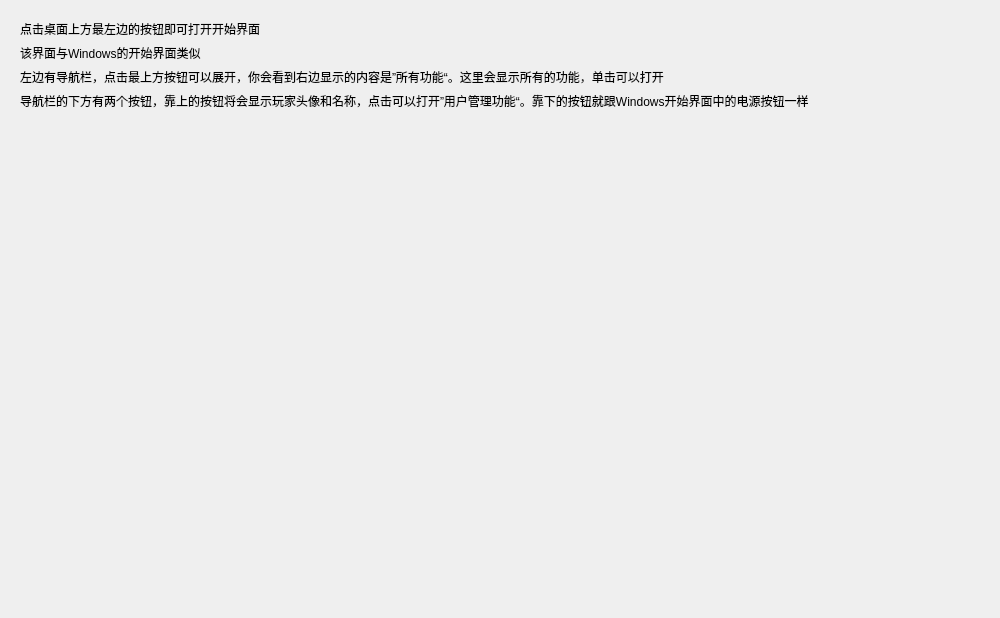
<?xml version="1.0" encoding="UTF-8"?>
<ui version="4.0">
 <class>Start</class>
 <widget class="QWidget" name="Start">
  <property name="geometry">
   <rect>
    <x>0</x>
    <y>0</y>
    <width>1000</width>
    <height>618</height>
   </rect>
  </property>
  <property name="windowTitle">
   <string>开始</string>
  </property>
  <layout class="QGridLayout" name="gridLayout">
   <item row="0" column="0">
    <widget class="ScrollArea" name="ScrollArea">
     <property name="styleSheet">
      <string notr="true">QScrollArea{
	border:none;
}</string>
     </property>
     <property name="widgetResizable">
      <bool>true</bool>
     </property>
     <widget class="QWidget" name="scrollAreaWidgetContents">
      <property name="geometry">
       <rect>
        <x>0</x>
        <y>0</y>
        <width>982</width>
        <height>600</height>
       </rect>
      </property>
      <layout class="QGridLayout" name="gridLayout_2">
       <item row="2" column="0">
        <widget class="BodyLabel" name="BodyLabel_2">
         <property name="text">
          <string>左边有导航栏，点击最上方按钮可以展开，你会看到右边显示的内容是”所有功能“。这里会显示所有的功能，单击可以打开</string>
         </property>
         <property name="wordWrap">
          <bool>true</bool>
         </property>
        </widget>
       </item>
       <item row="4" column="0">
        <spacer name="verticalSpacer">
         <property name="orientation">
          <enum>Qt::Vertical</enum>
         </property>
         <property name="sizeHint" stdset="0">
          <size>
           <width>0</width>
           <height>0</height>
          </size>
         </property>
        </spacer>
       </item>
       <item row="1" column="0">
        <widget class="BodyLabel" name="BodyLabel_3">
         <property name="text">
          <string>该界面与Windows的开始界面类似</string>
         </property>
         <property name="wordWrap">
          <bool>true</bool>
         </property>
        </widget>
       </item>
       <item row="0" column="0">
        <widget class="BodyLabel" name="BodyLabel">
         <property name="text">
          <string>点击桌面上方最左边的按钮即可打开开始界面</string>
         </property>
         <property name="wordWrap">
          <bool>true</bool>
         </property>
        </widget>
       </item>
       <item row="3" column="0">
        <widget class="BodyLabel" name="BodyLabel_4">
         <property name="text">
          <string>导航栏的下方有两个按钮，靠上的按钮将会显示玩家头像和名称，点击可以打开”用户管理功能“。靠下的按钮就跟Windows开始界面中的电源按钮一样</string>
         </property>
         <property name="wordWrap">
          <bool>true</bool>
         </property>
        </widget>
       </item>
      </layout>
     </widget>
    </widget>
   </item>
  </layout>
 </widget>
 <customwidgets>
  <customwidget>
   <class>ScrollArea</class>
   <extends>QScrollArea</extends>
   <header>qfluentwidgets</header>
   <container>1</container>
  </customwidget>
  <customwidget>
   <class>BodyLabel</class>
   <extends>QLabel</extends>
   <header>qfluentwidgets</header>
  </customwidget>
 </customwidgets>
 <resources/>
 <connections/>
</ui>
